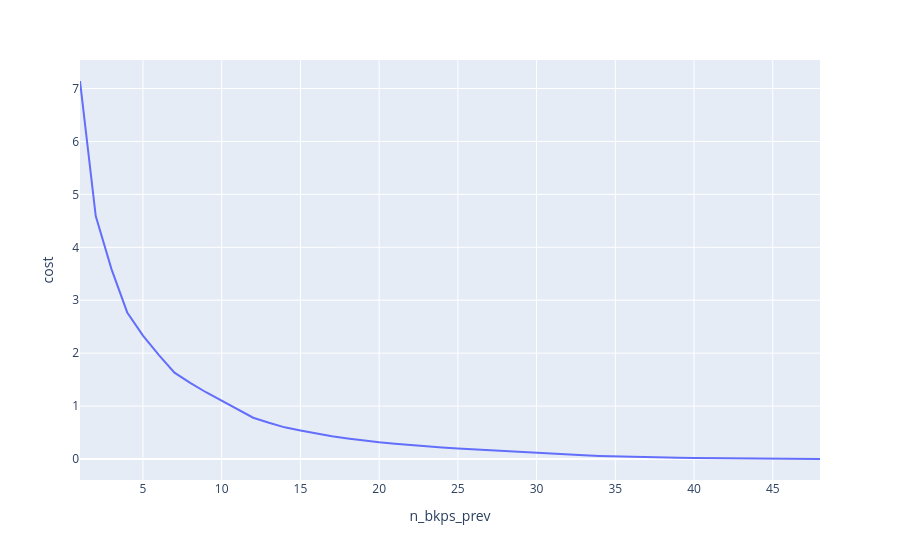

The notebook cell saved with this chart:
### Code cell
px.line(df_country_data.assign(score=lambda df: np.abs(df.silhouette.diff()) / df.silhouette.shift(1)), "n_bkps_prev", "cost")

### Figure 1 — Plotly figure (JSON) as saved in the notebook; plotly's stock layout.template omitted (floating-point values rounded to 4 significant figures)
{"data": [{"hovertemplate": "n_bkps_prev=%{x}<br>cost=%{y}<extra></extra>", "legendgroup": "", "line": {"color": "#636efa", "dash": "solid"}, "marker": {"symbol": "circle"}, "mode": "lines", "name": "", "orientation": "v", "showlegend": false, "type": "scatter", "x": [1, 2, 3, 4, 5, 6, 7, 8, 9, 10, 11, 12, 13, 14, 15, 16, 17, 18, 19, 20, 21, 22, 23, 24, 25, 26, 27, 28, 29, 30, 31, 32, 33, 34, 35, 36, 37, 38, 39, 40, 41, 42, 43, 44, 45, 46, 47, 48], "xaxis": "x", "y": [7.142, 4.59, 3.588, 2.769, 2.332, 1.969, 1.631, 1.437, 1.261, 1.096, 0.9369, 0.7797, 0.6842, 0.5983, 0.5389, 0.4838, 0.4298, 0.3893, 0.3498, 0.3186, 0.2901, 0.2625, 0.2352, 0.2158, 0.1969, 0.18, 0.1612, 0.1444, 0.1285, 0.1127, 0.09757, 0.08242, 0.0701, 0.05814, 0.04889, 0.03994, 0.03453, 0.0292, 0.02476, 0.02083, 0.01764, 0.01453, 0.01152, 0.008675, 0.00592, 0.003736, 0.00183, 0.0], "yaxis": "y"}], "layout": {"legend": {"tracegroupgap": 0}, "margin": {"t": 60}, "xaxis": {"anchor": "y", "domain": [0, 1], "title": {"text": "n_bkps_prev"}}, "yaxis": {"anchor": "x", "domain": [0, 1], "title": {"text": "cost"}}}}
